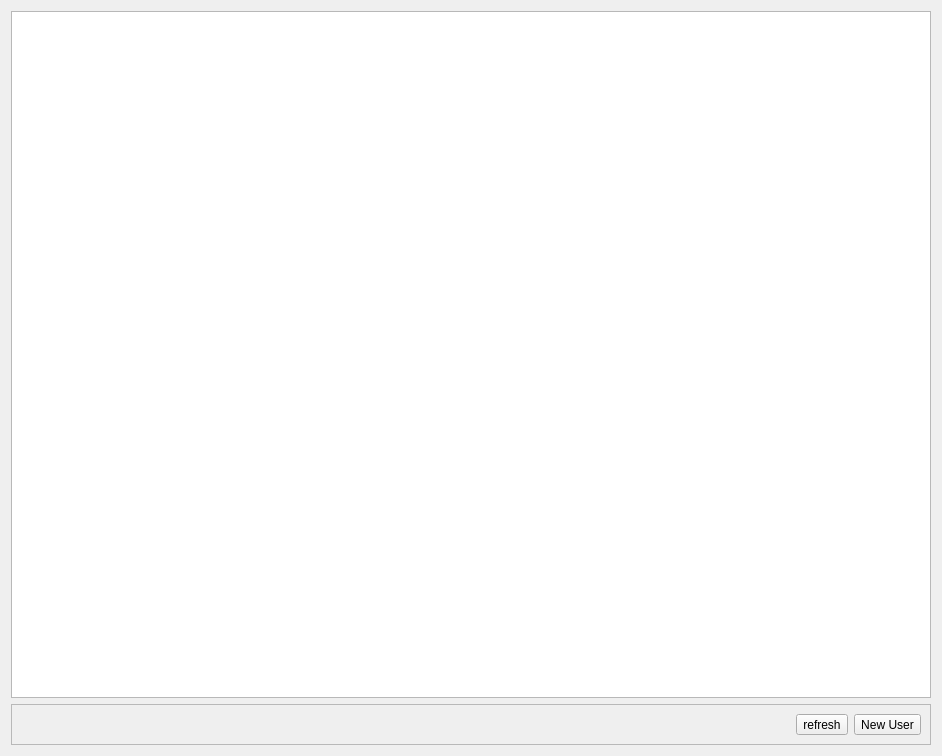
<?xml version="1.0" encoding="UTF-8"?>
<ui version="4.0">
 <class>OrdersTab</class>
 <widget class="QWidget" name="OrdersTab">
  <property name="geometry">
   <rect>
    <x>0</x>
    <y>0</y>
    <width>942</width>
    <height>756</height>
   </rect>
  </property>
  <property name="windowTitle">
   <string>Form</string>
  </property>
  <layout class="QVBoxLayout" name="verticalLayout">
   <item>
    <widget class="QTableView" name="tableView">
     <property name="contextMenuPolicy">
      <enum>Qt::CustomContextMenu</enum>
     </property>
     <property name="editTriggers">
      <set>QAbstractItemView::NoEditTriggers</set>
     </property>
     <property name="alternatingRowColors">
      <bool>true</bool>
     </property>
     <property name="selectionMode">
      <enum>QAbstractItemView::ExtendedSelection</enum>
     </property>
     <property name="selectionBehavior">
      <enum>QAbstractItemView::SelectRows</enum>
     </property>
     <property name="gridStyle">
      <enum>Qt::SolidLine</enum>
     </property>
     <attribute name="horizontalHeaderStretchLastSection">
      <bool>true</bool>
     </attribute>
     <attribute name="verticalHeaderVisible">
      <bool>false</bool>
     </attribute>
     <attribute name="verticalHeaderDefaultSectionSize">
      <number>40</number>
     </attribute>
     <attribute name="verticalHeaderMinimumSectionSize">
      <number>40</number>
     </attribute>
     <attribute name="verticalHeaderStretchLastSection">
      <bool>false</bool>
     </attribute>
    </widget>
   </item>
   <item>
    <widget class="QFrame" name="itemsFrame">
     <property name="frameShape">
      <enum>QFrame::StyledPanel</enum>
     </property>
     <property name="frameShadow">
      <enum>QFrame::Raised</enum>
     </property>
     <layout class="QHBoxLayout" name="horizontalLayout_9">
      <item>
       <spacer name="horizontalSpacer">
        <property name="orientation">
         <enum>Qt::Horizontal</enum>
        </property>
        <property name="sizeHint" stdset="0">
         <size>
          <width>40</width>
          <height>20</height>
         </size>
        </property>
       </spacer>
      </item>
      <item>
       <widget class="QToolButton" name="refreshButton_2">
        <property name="text">
         <string>refresh</string>
        </property>
        <property name="icon">
         <iconset resource="../../qrc.qrc">
          <normaloff>:/icons/color/icons8-synchronize-96.png</normaloff>:/icons/color/icons8-synchronize-96.png</iconset>
        </property>
        <property name="iconSize">
         <size>
          <width>24</width>
          <height>24</height>
         </size>
        </property>
       </widget>
      </item>
      <item>
       <widget class="QToolButton" name="addButoon_2">
        <property name="text">
         <string>New User</string>
        </property>
        <property name="icon">
         <iconset resource="../../qrc.qrc">
          <normaloff>:/icons/color/icons8-plus-96.png</normaloff>:/icons/color/icons8-plus-96.png</iconset>
        </property>
        <property name="iconSize">
         <size>
          <width>24</width>
          <height>24</height>
         </size>
        </property>
       </widget>
      </item>
     </layout>
    </widget>
   </item>
  </layout>
 </widget>
 <resources>
  <include location="../../qrc.qrc"/>
 </resources>
 <connections/>
</ui>
